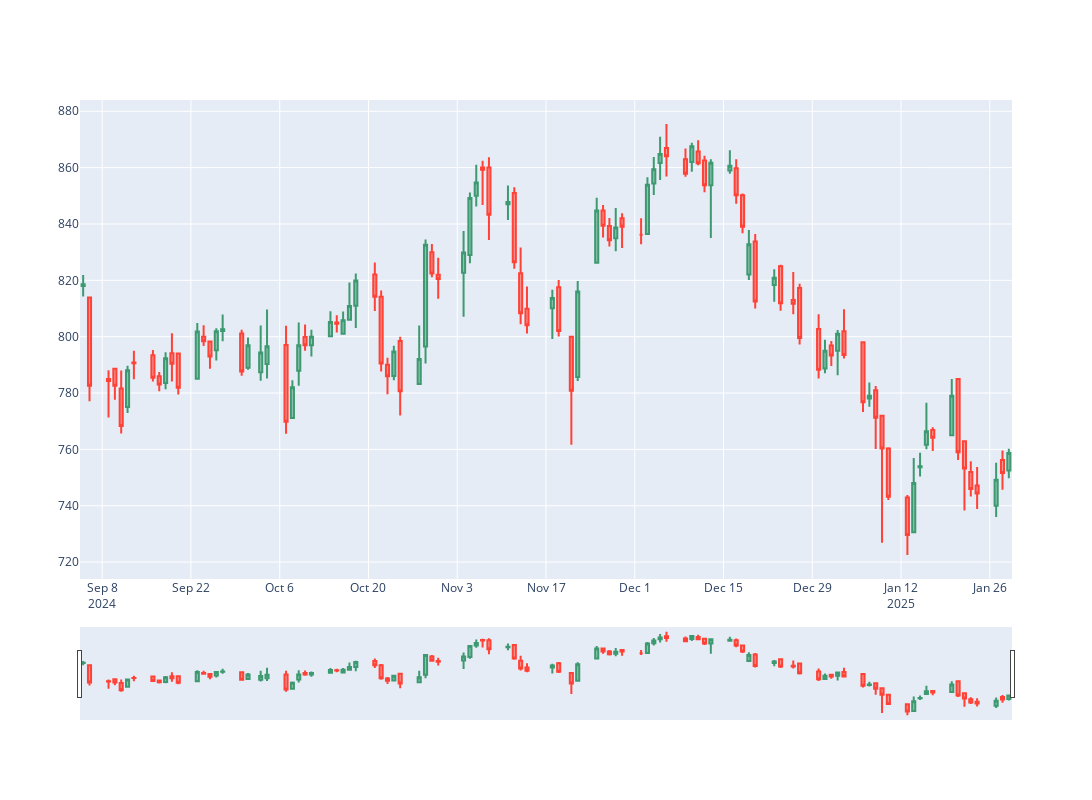

Source (notebook cell):
### Code cell
fig = go.Figure(data = [
    go.Candlestick(
        x = df.index,
        open = df["1. open"],
        high = df["2. high"],
        low = df["3. low"],
        close = df["4. close"]
    )
])

fig.update_layout(width = 1200, height= 800)

fig.show()
